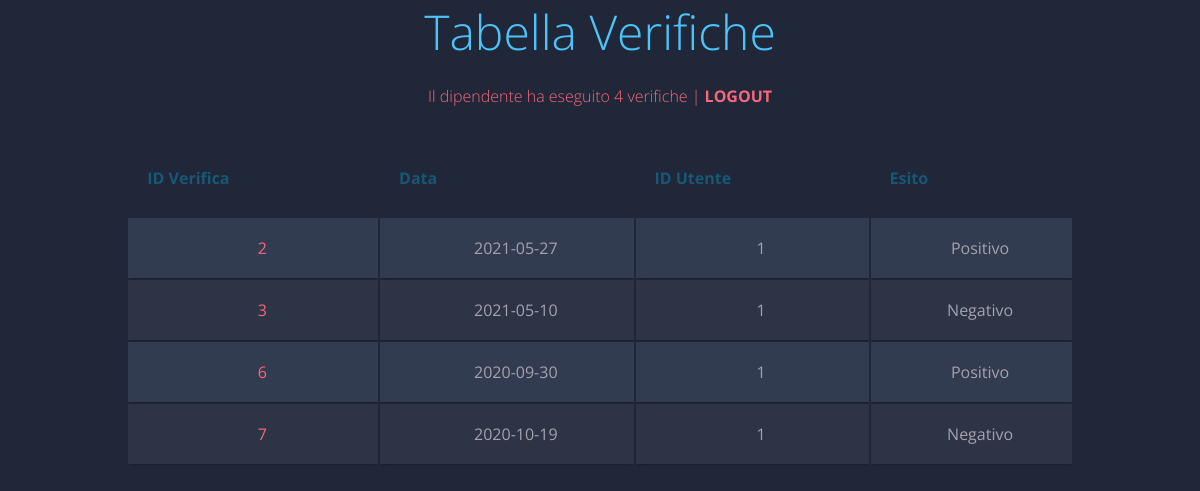
Page /verifiche.php (signed in) on the earlier database version.
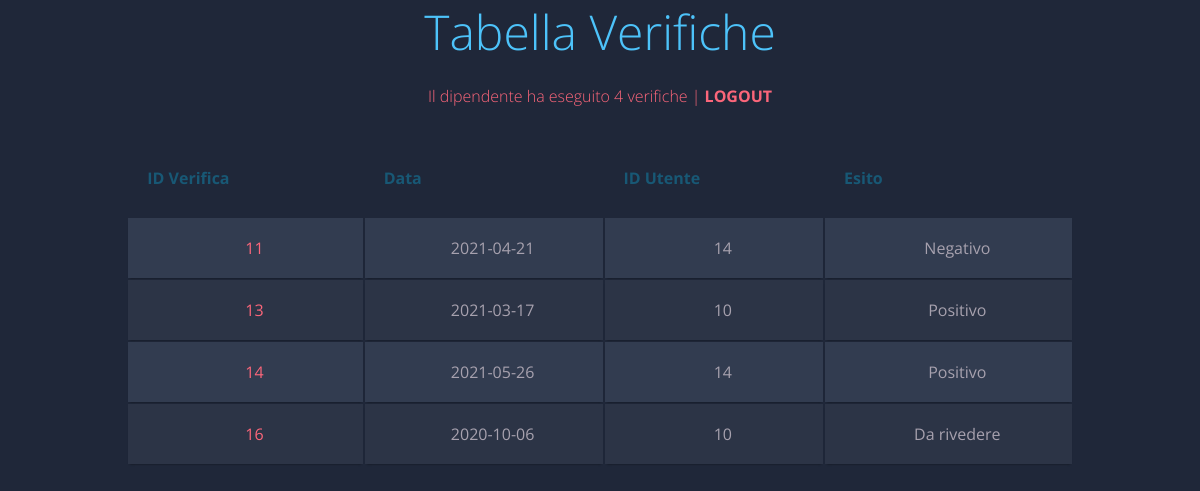
Same page on the later database version.
### tables this page shows
CREATE TABLE `re_verifiche` (
  `id_verifica` int(11) NOT NULL,
  `data_verifica` date NOT NULL,
  `esito` int(11) DEFAULT NULL,
  `id_utente` int(11) DEFAULT NULL,
  `id_dipendente` int(11) DEFAULT NULL
);

### verifiche.php (the view, shortened to what this page needs)
<?php
include_once("utility/db_connect.php");
$query = "SELECT COUNT(id_verifica) AS numero_verifiche FROM re_verifiche WHERE id_dipendente = " . $_SESSION['id_dipendente'];
$riga = $conn->query($query)->fetch_assoc();
$nVerifiche = $riga['numero_verifiche'];
?>
<html>
<head>
</head>
<body>
<h1>Tabella Verifiche</h1>
<h2>Il dipendente ha eseguito <?php echo $nVerifiche?> verifiche | <a href="logout.php">Logout</a></h2>
<table class="container">
    <thead>
    <tr>
        <th>
            <h1>ID Verifica</h1>
        </th>
        <th>
            <h1>Data</h1>
        </th>
        <th>
            <h1>ID Utente</h1>
        </th>
        <th>
            <h1>Esito</h1>
        </th>
    </tr>
    </thead>
    <tbody>
    <?php
    $query = "SELECT * FROM re_verifiche WHERE id_dipendente = " . $_SESSION['id_dipendente'];
    $ris = $conn->query($query);
    while ($riga = $ris->fetch_assoc()){
        switch ($riga['esito']){
            case "1":
                $esito = "Positivo";
                break;
            case "2":
                $esito = "Negativo";
                break;
            case "3":
                $esito = "Da rivedere";
                break;
        }
        echo '<tr>
        <td>' . $riga['id_verifica'] . '</td>
        <td>' . $riga['data_verifica'] . '</td>
        <td>' . $riga['id_utente'] . '</td>
        <td>' . $esito . '</td>
    </tr>';
    }
    ?>
    </tbody>
</table>
</body>
</html>

Differences in the rows shown:
removed re_verifiche: id_verifica "2", data_verifica "2021-05-27", id_utente "1", esito "Positivo"
removed re_verifiche: id_verifica "3", data_verifica "2021-05-10", id_utente "1", esito "Negativo"
removed re_verifiche: id_verifica "6", data_verifica "2020-09-30", id_utente "1", esito "Positivo"
removed re_verifiche: id_verifica "7", data_verifica "2020-10-19", id_utente "1", esito "Negativo"
added re_verifiche: id_verifica "11", data_verifica "2021-04-21", id_utente "14", esito "Negativo"
added re_verifiche: id_verifica "13", data_verifica "2021-03-17", id_utente "10", esito "Positivo"
added re_verifiche: id_verifica "14", data_verifica "2021-05-26", id_utente "14", esito "Positivo"
added re_verifiche: id_verifica "16", data_verifica "2020-10-06", id_utente "10", esito "Da rivedere"
